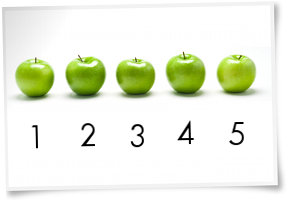
#> input picture src/Detection_pomme/img_test/pommetest2.jpg, 288 x 201 px
$ python detect_pomme_pi.py
#> lines starting #> are read from the running program, lines starting #| are printed output that depends on the picture; after the words box and inside, x2 and y2 are one past the last pixel; in counts of white or black regions, pixels touching at a corner belong together
# -*- coding: utf-8 -*-

import numpy as np
import cv2

# Chargement des Classifiers : donnees obtenues par l'entrainement de l'algorithme sur un ensemble d'images
# Des Classifiers pre-entraines pour la detection de visages et d'yeux sont inclus dans openCV
apple_cascade = cv2.CascadeClassifier('cascade_pomme3.xml')
#eye_cascade = cv2.CascadeClassifier('/home/julien/Téléchargements/opencv-3.1.0/data/haarcascades/haarcascade_eye.xml')

#capture et detecter a partir des images courrante d'un camera
#cam = cv2.VideoCapture(0)


# Ouverture de l'image a traiter(capture et detecter a partir d'une image donnée)
img = cv2.imread('img_test/pommetest2.jpg')
#> img is the input picture: shape (201, 288, 3); mean B, G, R 225.6, 240.4, 236.2
# Affichage de l'image avant traitement
cv2.imshow('img', img)
########
#ces deux lignes uniquement pour capture courrante de video
#while cv2.waitKey(1) != ord('q'):
   #_, img =cam.read()
########

gray = cv2.cvtColor(img, cv2.COLOR_BGR2GRAY)
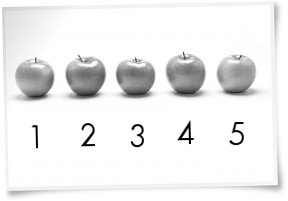
#> gray: shape (201, 288); min 0, max 255, mean 237.5

apples = apple_cascade.detectMultiScale(gray, 1.3, 5)
#> apples = [[158, 45, 54, 54], [8, 47, 54, 54], [57, 49, 55, 55], [105, 48, 56, 56]]
for (x,y,w,h) in apples:

	img = cv2.rectangle(img,(x,y),(x+w,y+h),(255,0,0),2)
#> this loop made 4 passes
#> pass 1, `img = cv2.rectangle(img,(x,y),(x+w,y+h),(255,0,0),2)`:
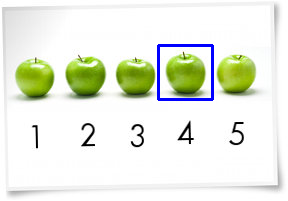
#> img: shape (201, 288, 3); 1.11% of pixels changed, all inside (x1, y1, x2, y2) = (157, 44, 214, 101)
#> pass 2, `img = cv2.rectangle(img,(x,y),(x+w,y+h),(255,0,0),2)`:
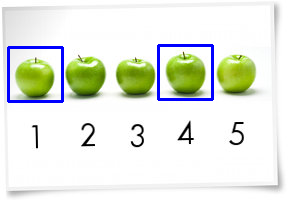
#> img: shape (201, 288, 3); 1.11% of pixels changed, all inside (x1, y1, x2, y2) = (7, 46, 64, 103)
#> pass 3, `img = cv2.rectangle(img,(x,y),(x+w,y+h),(255,0,0),2)`:
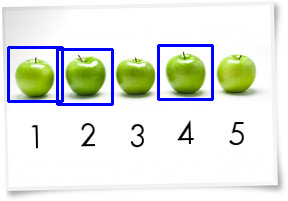
#> img: shape (201, 288, 3); 1.1% of pixels changed, all inside (x1, y1, x2, y2) = (56, 48, 114, 106)
#> after the loop:
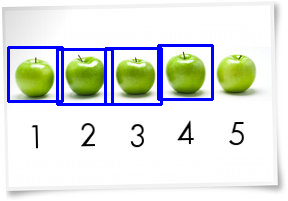
#> img: shape (201, 288, 3); 1.04% of pixels changed, all inside (x1, y1, x2, y2) = (104, 47, 163, 106)
       	# [9 lines of commented-out code are left out]
cv2.imshow('img',img)
cv2.waitKey(0)

cv2.imwrite('detection_1.jpg', img)

cv2.destroyAllWindows()

$ run again, with src/Detection_pomme/img_test/pommetest3.jpg copied over src/Detection_pomme/img_test/pommetest2.jpg
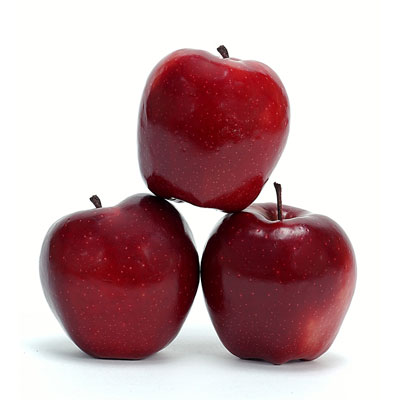
#> input picture src/Detection_pomme/img_test/pommetest3.jpg, 400 x 400 px
#> img is the input picture: shape (400, 400, 3); mean B, G, R 171.4, 168.8, 197.7
#> `gray = cv2.cvtColor(img, cv2.COLOR_BGR2GRAY)`:
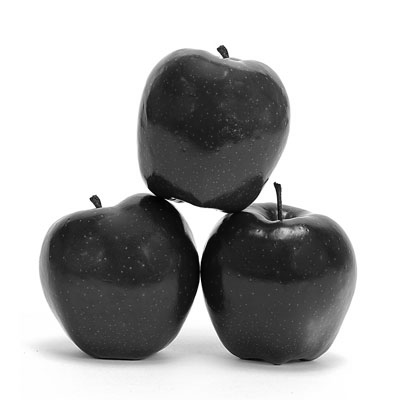
#> gray: shape (400, 400); min 0, max 255, mean 177.8
#> apples = [[181, 189, 184, 184], [119, 28, 186, 186], [24, 171, 200, 200]]
#> the loop `for (x,y,w,h) in apples: ` made 3 passes
#> pass 3, `img = cv2.rectangle(img,(x,y),(x+w,y+h),(255,0,0),2)`:
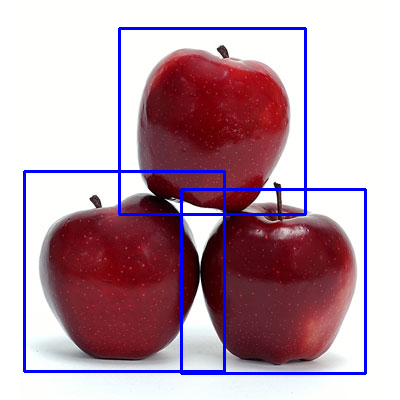
#> img: shape (400, 400, 3); mean B, G, R 174, 160.8, 189

$ run again, with src/Detection_pomme/img_test/pommetest4.jpg copied over src/Detection_pomme/img_test/pommetest2.jpg
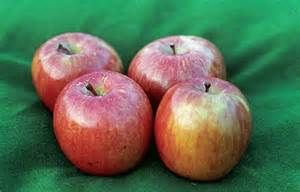
#> input picture src/Detection_pomme/img_test/pommetest4.jpg, 300 x 192 px
#> img is the input picture: shape (192, 300, 3); mean B, G, R 85, 112.2, 92
#> `gray = cv2.cvtColor(img, cv2.COLOR_BGR2GRAY)`:
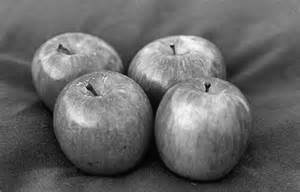
#> gray: shape (192, 300); min 1, max 251, mean 103.1
#> apples = [[48, 72, 110, 110], [142, 74, 112, 112]]
#> the loop `for (x,y,w,h) in apples: ` made 2 passes
#> pass 2, `img = cv2.rectangle(img,(x,y),(x+w,y+h),(255,0,0),2)`:
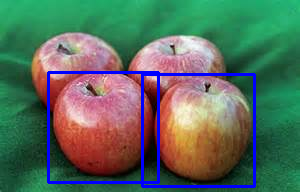
#> img: shape (192, 300, 3); mean B, G, R 93.6, 108.6, 87.9
